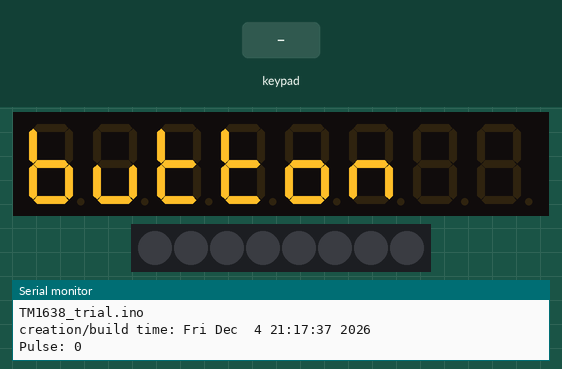
Recording of a sketch running on a simulated Arduino Uno, built with avr-gcc and run on an emulated ATmega328P. Parts: 8-digit seven-segment display, 8 RGB LEDs in strip order, left to right, the last lines printed to the serial monitor. The inputs (shaded band) are chosen by the test bench.

Above: at 1.2 s.
1.3 s: keypad keys 1 2 pressed 0.4 s apart
At 1.37 s:
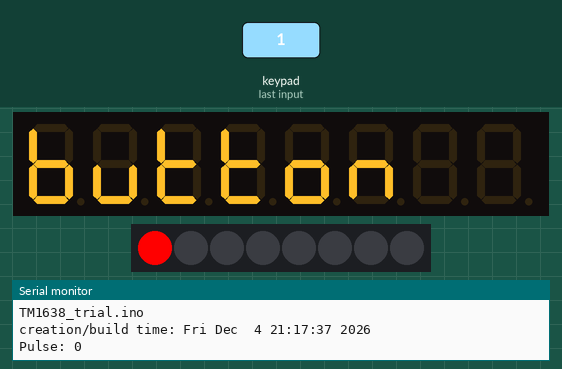
3.6 s: key '3' pressed
At 3.67 s:
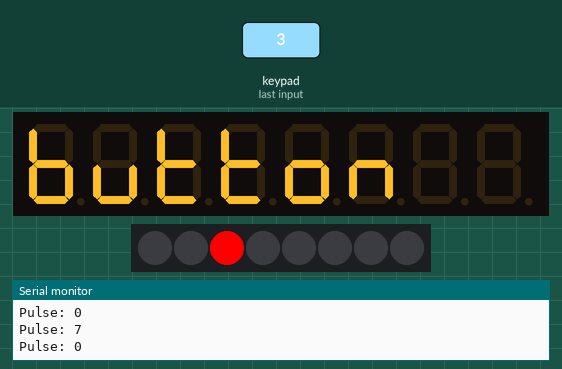
5.2 s: key '4' pressed
At 5.27 s:
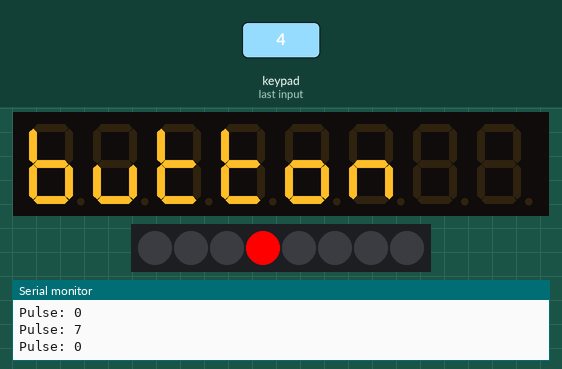
6.8 s: keypad keys 2 5 pressed 0.4 s apart
At 6.87 s:
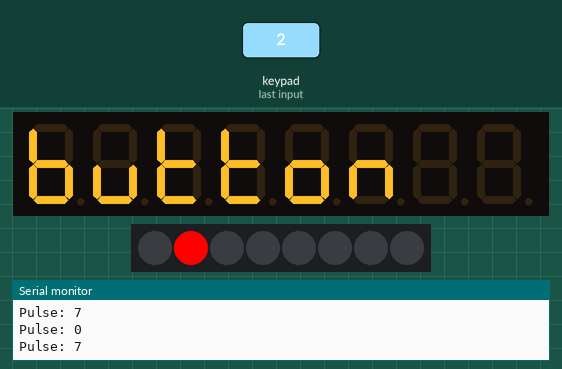
Timing chart, 0 to 9.8 s (numbered marks = the images above; inputs shaded):
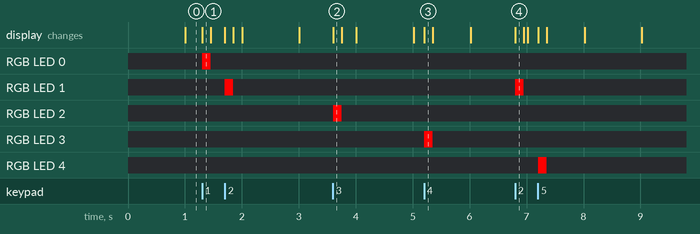

The sketch:

TM1638_trial.ino
```cpp
/*

  https://www.makerguides.com/connecting-arduino-uno-with-tm1638-7-segment-led-driver/

*/

#include <TM1638.h>

// //choose digital pins compatibles with your board
// #define STB 4 // Strobe digital pin
// #define CLK 5 // clock digital pin
// #define DIO 6 // data digital pin
#define STB 5 // Strobe digital pin
#define CLK 6 // clock digital pin
#define DIO 7 // data digital pin

TM1638 tm(CLK, DIO, STB);

void setup() {
  Serial.begin(115200);

  tm.reset();
  tm.test();

  Serial.println(__FILE__);
  Serial.print(F("creation/build time: "));
  Serial.println(__TIMESTAMP__);
  Serial.flush();
}

pulse_t pulse = PULSE1_16;
const uint8_t text[] = {0x7c, 0x1c, 0x78, 0x78, 0x5c, 0x54};
unsigned long timer = 0;

void loop() {

  for (uint8_t i=0;i<sizeof(text);i++) {
    tm.displayDig(7-i, text[i]);
  }

  uint8_t buttons = tm.getButtons();
  tm.writeLeds(buttons);

  if (millis() - timer > 1000){
    timer = millis();
    Serial.print(F("Pulse: "));
    Serial.println(pulse);
    tm.displaySetBrightness(pulse);
    pulse = (pulse==PULSE1_16) ? PULSE14_16 : PULSE1_16;
  }

}
```
